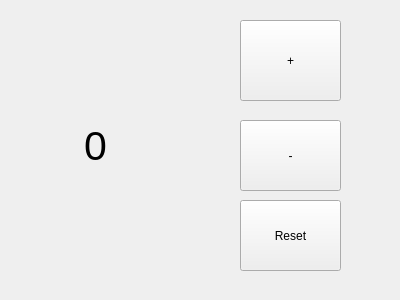
<?xml version="1.0" encoding="UTF-8"?>
<ui version="4.0">
 <class>Form</class>
 <widget class="QWidget" name="Form">
  <property name="geometry">
   <rect>
    <x>0</x>
    <y>0</y>
    <width>400</width>
    <height>300</height>
   </rect>
  </property>
  <property name="windowTitle">
   <string>Form</string>
  </property>
  <widget class="QLabel" name="num_label">
   <property name="geometry">
    <rect>
     <x>50</x>
     <y>100</y>
     <width>81</width>
     <height>91</height>
    </rect>
   </property>
   <property name="font">
    <font>
     <pointsize>31</pointsize>
    </font>
   </property>
   <property name="text">
    <string>   0</string>
   </property>
  </widget>
  <widget class="QWidget" name="widget" native="true">
   <property name="geometry">
    <rect>
     <x>220</x>
     <y>0</y>
     <width>181</width>
     <height>281</height>
    </rect>
   </property>
   <widget class="QPushButton" name="inc_button">
    <property name="geometry">
     <rect>
      <x>20</x>
      <y>20</y>
      <width>101</width>
      <height>81</height>
     </rect>
    </property>
    <property name="text">
     <string>+</string>
    </property>
   </widget>
   <widget class="QPushButton" name="dec_button">
    <property name="geometry">
     <rect>
      <x>20</x>
      <y>120</y>
      <width>101</width>
      <height>71</height>
     </rect>
    </property>
    <property name="text">
     <string>-</string>
    </property>
   </widget>
   <widget class="QPushButton" name="reset_button">
    <property name="geometry">
     <rect>
      <x>20</x>
      <y>200</y>
      <width>101</width>
      <height>71</height>
     </rect>
    </property>
    <property name="text">
     <string>Reset</string>
    </property>
   </widget>
  </widget>
 </widget>
 <resources/>
 <connections/>
</ui>
